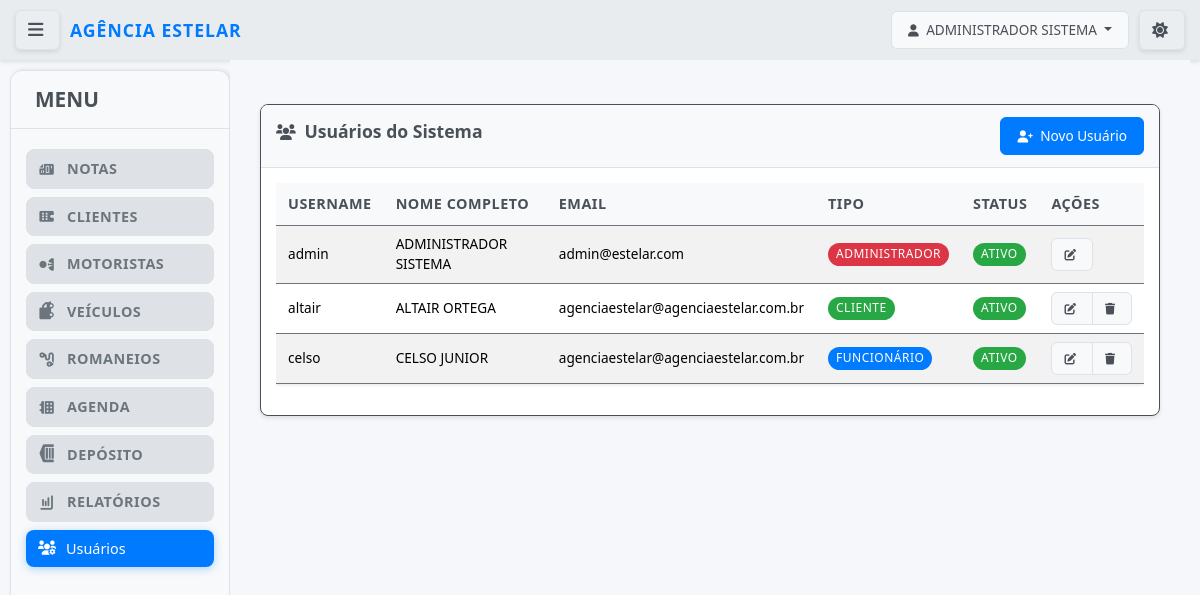
/notas/usuarios/ (signed in), run on an earlier commit of the app's database.
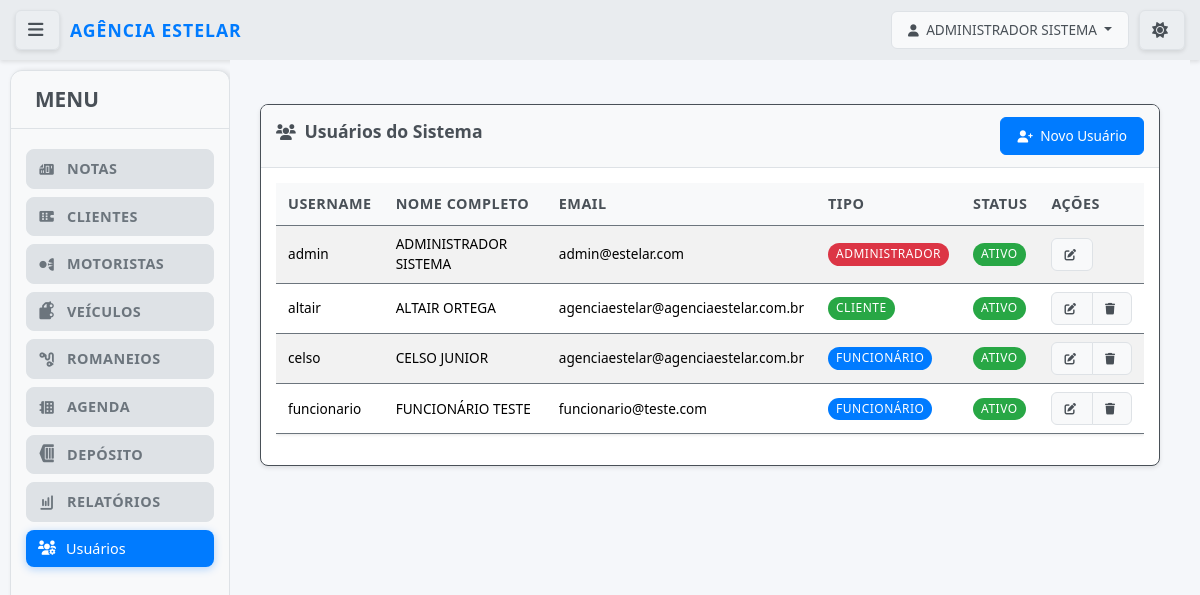
And on a later commit of the database.
### notas/models.py (models this page shows, shortened)
class UpperCaseMixin:
    def save(self, *args, **kwargs):
        for field in self._meta.fields:
            if hasattr(field, 'max_length') and hasattr(self, field.name):
                value = getattr(self, field.name)
                if value and isinstance(value, str):
                    exclude_fields = [
                        'email', 'password', 'username', 'cpf', 'cnpj',
                        'cnh', 'chassi', 'renavam', 'placa', 'cep',
                        'telefone', 'rntrc', 'numero_consulta', 'tipo_usuario',
                        'status'  # Adicionado para não converter status para maiúsculo
                    ]
                    if field.name not in exclude_fields:
                        setattr(self, field.name, value.upper())
        super().save(*args, **kwargs)

class Usuario(UpperCaseMixin, AbstractUser):
    TIPO_USUARIO_CHOICES = [
        ('admin', 'Administrador'),
        ('funcionario', 'Funcionário'),
        ('cliente', 'Cliente'),
    ]
    tipo_usuario = models.CharField(
        max_length=20,
        choices=TIPO_USUARIO_CHOICES,
        default='funcionario',
        verbose_name="Tipo de Usuário"
    )
    cliente = models.ForeignKey(
        Cliente,
        on_delete=models.CASCADE,
        null=True,
        blank=True,
        verbose_name="Cliente Vinculado"
    )
    telefone = models.CharField(max_length=20, blank=True, verbose_name="Telefone")
    ultimo_acesso = models.DateTimeField(null=True, blank=True, verbose_name="Último Acesso")
    REQUIRED_FIELDS = ['email', 'first_name', 'last_name']
    USERNAME_FIELD = 'username'
    is_authenticated = True
    is_anonymous = False
    objects = UsuarioManager()
    class Meta:
        verbose_name = "Usuário"
        verbose_name_plural = "Usuários"
        ordering = ['username']
    def get_full_name(self):
        return f"{self.first_name} {self.last_name}".strip()
    @property
    def is_admin(self):
        return self.tipo_usuario == 'admin'
    @property
    def is_cliente(self):
        return self.tipo_usuario == 'cliente'
    def can_access_funcionalidades(self):
        return self.is_admin or self.is_funcionario

### notas/views.py (the view)
# urls.py: path('usuarios/', views.listar_usuarios, name='listar_usuarios'),
@login_required
@user_passes_test(is_admin)
def listar_usuarios(request):
    usuarios = Usuario.objects.all().order_by('username')
    return render(request, 'notas/auth/listar_usuarios.html', {'usuarios': usuarios})

### notas/views.py (called while the page is built)
def is_admin(user):
    return user.is_authenticated and user.tipo_usuario == 'admin'

### notas/templates/notas/auth/listar_usuarios.html (shortened to what this page needs)
{% extends 'base.html' %}
{% load static %}
{% block content %}
<div class="container mt-4">
            <div class="card">
                <div class="card-header d-flex justify-content-between align-items-center">
                    <h3 class="card-title">
                        <i class="fas fa-users"></i> Usuários do Sistema
                    </h3>
                    <a href="{% url 'notas:cadastrar_usuario' %}" class="btn btn-primary">
                        <i class="fas fa-user-plus"></i> Novo Usuário
                    </a>
                </div>
                <div class="card-body">
                    <div class="table-responsive">
                        <table class="table table-striped table-hover">
                            <thead>
                                <tr>
                                    <th>Username</th>
                                    <th>Nome Completo</th>
                                    <th>Email</th>
                                    <th>Tipo</th>
                                    <th>Status</th>
                                    <th>Ações</th>
                                </tr>
                            </thead>
                            <tbody>
                                {% for usuario in usuarios %}
                                <tr>
                                    <td>{{ usuario.username }}</td>
                                    <td>{{ usuario.get_full_name|default:"-" }}</td>
                                    <td>{{ usuario.email|default:"-" }}</td>
                                    <td>
                                        <span class="badge
                                            {% if usuario.tipo_usuario == 'admin' %}bg-danger
                                            {% elif usuario.tipo_usuario == 'funcionario' %}bg-primary
                                            {% else %}bg-success{% endif %}">
                                            {{ usuario.get_tipo_usuario_display }}
                                        </span>
                                    </td>
                                    <td>
                                        {% if usuario.is_active %}
                                            <span class="badge bg-success">Ativo</span>
                                        {% else %}
                                            <span class="badge bg-danger">Inativo</span>
                                        {% endif %}
                                    </td>
                                    <td>
                                        <div class="btn-group" role="group">
                                            <a href="{% url 'notas:editar_usuario' usuario.pk %}" class="btn btn-sm btn-outline-primary" title="Editar">
                                                <i class="fas fa-edit"></i>
                                            </a>
                                            {% if usuario != user %}
                                            <a href="{% url 'notas:excluir_usuario' usuario.pk %}" class="btn btn-sm btn-outline-danger" title="Excluir">
                                                <i class="fas fa-trash"></i>
                                            </a>
                                            {% endif %}
                                        </div>
                                    </td>
                                </tr>
                                {% empty %}
                                <tr>
                                    <td colspan="6" class="text-center">Nenhum usuário encontrado.</td>
                                </tr>
                                {% endfor %}
                            </tbody>
                        </table>
                    </div>
                </div>
            </div>
{% endblock %}

### templates/base.html (shortened to what this page needs)
{% load static %}
<!DOCTYPE html>
<html lang="pt-BR">
<head>
    <link href="https://cdn.jsdelivr.net/npm/bootstrap@5.3.3/dist/css/bootstrap.min.css" rel="stylesheet">
            <link rel="stylesheet" href="{% static 'css/style.css' %}?v=4.0">
    <link rel="stylesheet" href="https://cdnjs.cloudflare.com/ajax/libs/font-awesome/6.0.0-beta3/css/all.min.css">
</head>
<body data-theme="light" class="{% if not user.is_authenticated %}login-page{% endif %}">
    <div class="top-bar">
        {% if user.is_authenticated %}
        <button id="menu-toggle" class="btn btn-outline-light btn-sm menu-toggle-btn" title="Alternar Menu">
            <i class="fas fa-bars"></i>
        </button>
        {% endif %}
                        <div class="logo-container">
                            <a href="{% url 'notas:dashboard' %}" class="logo">Agência Estelar</a>
                        </div>
        <div class="user-area">
            <div class="user-info">
                {% if user.is_authenticated %}
                    <div class="dropdown">
                        <button class="btn btn-outline-light dropdown-toggle" type="button" id="userDropdown" data-bs-toggle="dropdown" aria-expanded="false">
                            <i class="fas fa-user"></i> {{ user.get_full_name|default:user.username }}
                        </button>
                    </div>
                {% else %}
                    <a href="{% url 'notas:login' %}" class="btn btn-outline-light">Login</a>
                {% endif %}
            </div>
            <button id="theme-toggle" class="btn btn-outline-light btn-sm theme-toggle-btn" title="Alternar Tema">
                <i id="theme-icon" class="fas fa-sun"></i>
            </button>
        </div>
    </div>
    <div class="main-wrapper">
        {% if user.is_authenticated %}
               <div class="sidebar">
           <div class="sidebar-header">
               <h3>MENU</h3>
           </div>
            <nav class="sidebar-nav">
                <ul class="nav-menu">
                    {% if user.can_access_funcionalidades %}
                    <li class="nav-group">
                        <div class="nav-group-header">
                            <i class="fas fa-file-invoice"></i>
                            <span>Notas</span>
                        </div>
                    </li>
                    <li class="nav-group">
                        <div class="nav-group-header">
                            <i class="fas fa-building"></i>
                            <span>Clientes</span>
                        </div>
                    </li>
                    <li class="nav-group">
                        <div class="nav-group-header">
                            <i class="fas fa-user-tie"></i>
                            <span>Motoristas</span>
                        </div>
                    </li>
                    <li class="nav-group">
                        <div class="nav-group-header">
                            <i class="fas fa-truck"></i>
                            <span>Veículos</span>
                        </div>
                    </li>
                    <li class="nav-group">
                        <div class="nav-group-header">
                            <i class="fas fa-route"></i>
                            <span>Romaneios</span>
                        </div>
                    </li>
                    <li class="nav-group">
                        <div class="nav-group-header">
                            <i class="fas fa-calendar-alt"></i>
                            <span>Agenda</span>
                        </div>
                    </li>
                    <li class="nav-group">
                        <div class="nav-group-header">
                            <i class="fas fa-warehouse"></i>
                            <span>Depósito</span>
                        </div>
                    </li>
                    {% if user.is_admin %}
                    <li class="nav-group">
                        <div class="nav-group-header">
                            <i class="fas fa-chart-bar"></i>
                            <span>Relatórios</span>
                        </div>
                    </li>
                   <li class="nav-item">
                       <a href="{% url 'notas:listar_usuarios' %}">
                           <i class="fas fa-users-cog"></i> Usuários
                       </a>
                   </li>
                    {% endif %}
                    {% endif %}
                </ul>
            </nav>
        </div>
        {% endif %}
        <div class="main-content">
            {% block content %}{% endblock %}
        </div>
    </div>
</body>
</html>
</html>

What changed in the data, as far as the page shows it:
added Usuario: username "funcionario", get_full_name "FUNCIONÁRIO TESTE", email "funcionario@teste.com", tipo_usuario "FUNCIONÁRIO", is_active "ATIVO"
